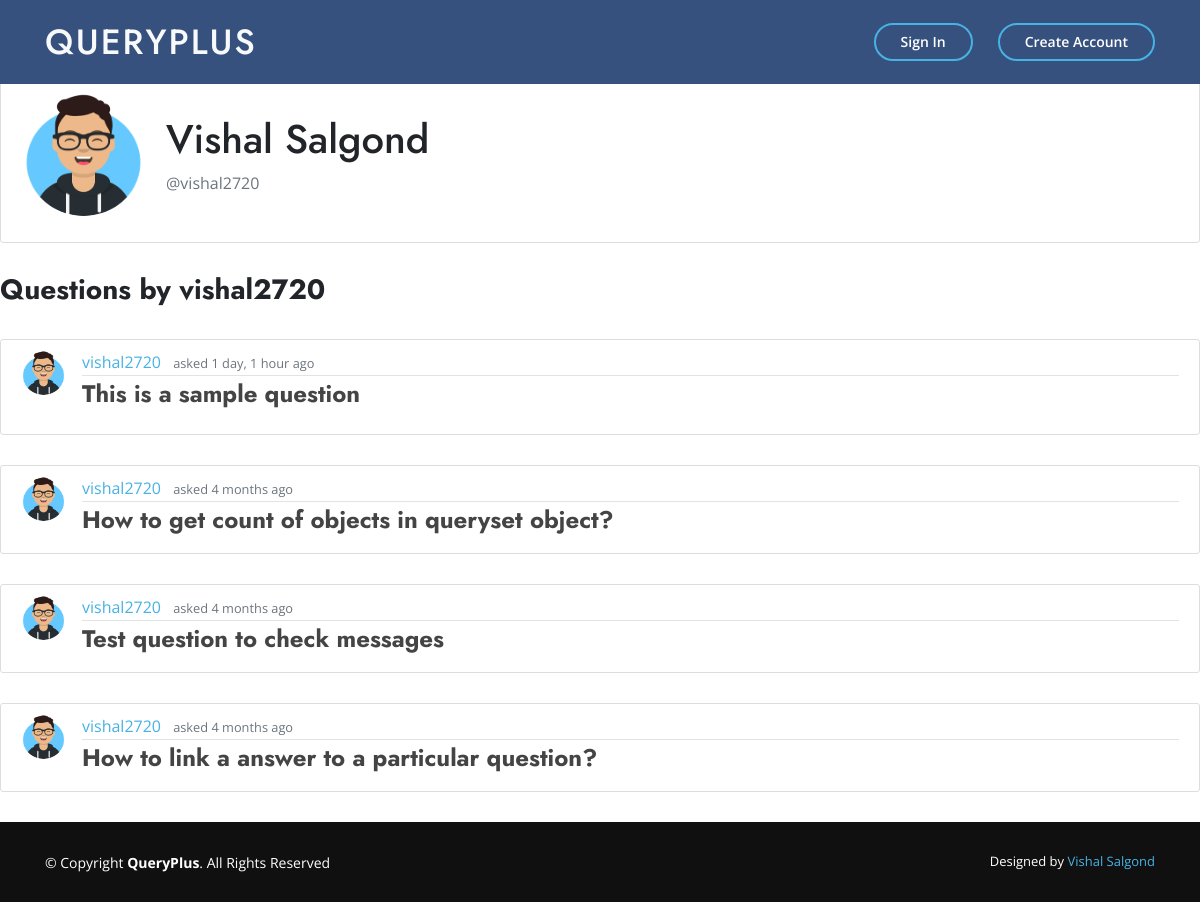
The app's page /user/vishal2720/ with its own data.
### main_app/models.py (models this page shows, shortened)
class Question(models.Model):
    question = RichTextField()
    date_posted = models.DateTimeField(auto_now_add=True)
    author = models.ForeignKey(User, on_delete=models.CASCADE)

class Profile(models.Model):
    user = models.OneToOneField(User, on_delete=models.CASCADE)
    image = models.ImageField(default='default.jpg',upload_to='profile_pics')

### main_app/views.py (the view)
# urls.py: path('user/<str:username>/', UserListView.as_view(), name='user-profile'),
class UserListView(ListView):
    model = Question
    template_name = 'main_app/user_profile.html'
    context_object_name = 'questions'
    paginate_by = 5
    def get_queryset(self, **kwargs):
        user = get_object_or_404(User, username=self.kwargs.get('username','first_name'))
        return Question.objects.filter(author=user).order_by('-date_posted')

### main_app/templates/main_app/user_profile.html
{% extends "main_app/base.html" %}
{% load crispy_forms_tags %}
{% block content %}
{% for question in questions|slice:":1" %}
    <div class="content-section">
    <div class="media">
        <img class="rounded-circle account-img" src="{{ question.author.profile.image.url }}">
        <div class="media-body">
          <br>
          <h2 class="account-heading">{{ question.author.first_name }} {{ question.author.last_name }}</h2>
          <p class="text-secondary">@{{ view.kwargs.username }} </p>
        </div>
    </div>
    </div>
    <h3> <b>Questions by {{ view.kwargs.username }}</b> </h3>
    <br>
{% endfor %}
{% for question in questions %}
    <article class="media content-section">
        <img class="rounded-circle article-img" src="{{ question.author.profile.image.url }}" alt="">
        <div class="media-body">
        <div class="article-metadata">
            <a class="mr-2" href="{% url 'user-profile' question.author.username %}">{{ question.author }}</a>
            <small class="text-muted">asked {{ question.date_posted|timesince }} ago</small>
        </div>
        <h4><a class="article-title" href="{% url 'question-detail' question.id %}"><b>{{ question.question|safe }}</b></a></h4>
        </div>
    </article>
{% endfor %}
{% endblock content %}

### main_app/static/main_app/main.css (style rules this page uses)
body { background: white; margin-top: 5rem; font-family: 'Open Sans', sans-serif; }
h1, h2, h3, h4, h5, h6 { font-family: "Jost", sans-serif; }
a { color: #47b2e4; }
.content-section { background: #ffffff; padding: 10px 20px; border: 1px solid #dddddd; border-radius: 3px; margin-bottom: 30px; }
.article-title { color: #444444; }
.article-img { height: 45px; width: 45px; margin-right: 16px; }
.article-metadata { padding-bottom: 1px; margin-bottom: 4px; border-bottom: 1px solid #e3e3e3 }
.account-img { height: 125px; width: 125px; margin-right: 20px; margin-bottom: 16px; }
.account-heading { font-size: 2.5rem; }

### records on screen
Question: author.profile.image (picture), author.first_name "Vishal", author.last_name "Salgond", kwargs.username "vishal2720", author "vishal2720", date_posted "1 day, 1 hour", question "This is a sample question"
Question: author.profile.image (picture), author "vishal2720", date_posted "4 months", question "How to get count of objects in queryset object?"
Question: author.profile.image (picture), author "vishal2720", date_posted "4 months", question "Test question to check messages"
Question: author.profile.image (picture), author "vishal2720", date_posted "4 months", question "How to link a answer to a particular question?"
